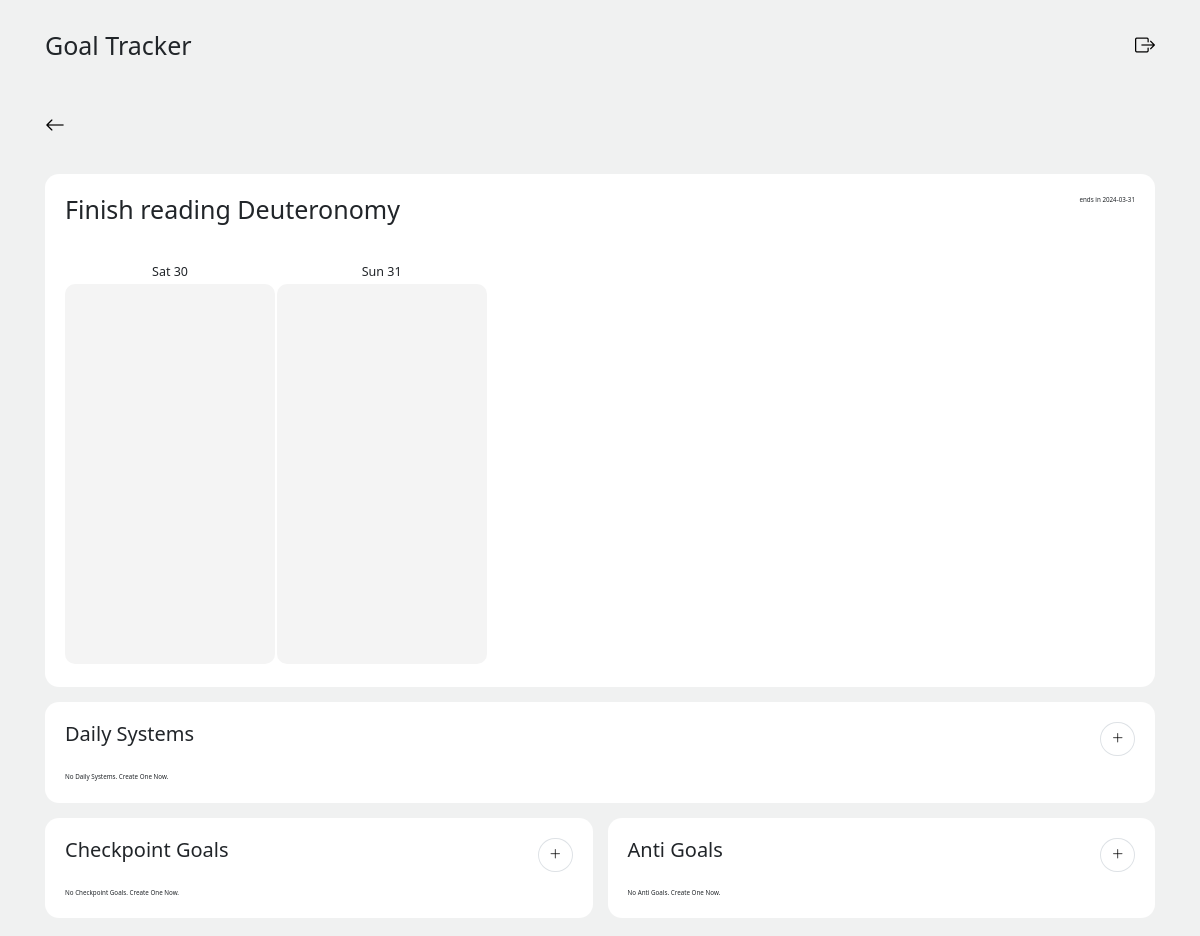
The page /big-goal/Finish reading Deuteronomy (signed in) on the database as committed earlier.
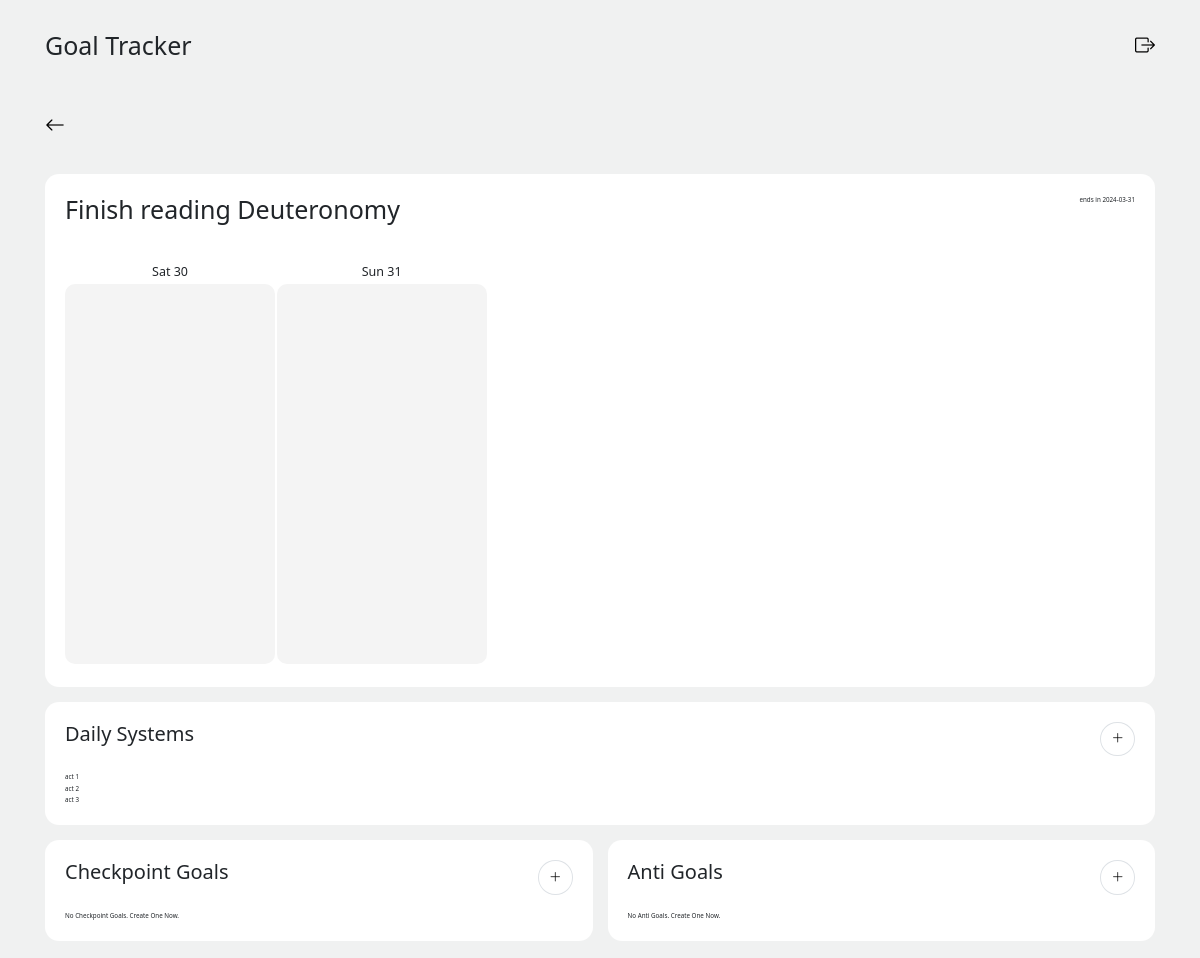
The same page on the database as committed later.
### goals_tracker/models.py (models this page shows, shortened)
class BaseModel(models.Model):
    title = models.CharField(max_length=300)
    description = models.TextField(blank=True)
    class Meta:
        abstract = True

class BigGoal(BaseModel):
    user = models.ForeignKey(User, on_delete=models.CASCADE)
    start = models.DateField(default=date.today)
    deadline = models.DateField()
    def serialize(self):
        return {
            "id": self.id,
            "user": self.user.username,
            "title": self.title,
            "description": self.description,
            "start": self.start.strftime("%Y-%m-%d"),
            "deadline": self.deadline.strftime("%Y-%m-%d"),
        }

class DailySystem(models.Model):
    big_goal = models.ForeignKey(BigGoal, on_delete=models.CASCADE)
    action = models.CharField(max_length=300)
    def serialize(self):
        return {
            "id": self.id,
            "big_goal": self.big_goal.title,
            "action": self.action,
        }

### goals_tracker/views.py (the view)
# urls.py: path("big-goal/<str:title>", views.big_goal, name="big_goal"),
def big_goal(request, title):
   if request.method == "GET":
      original_title = title.replace('-', ' ')
      big_goal = get_object_or_404(BigGoal, user=request.user, title=original_title)
      big_goal_data = big_goal.serialize()
      start_date = datetime.strptime(big_goal_data["start"], "%Y-%m-%d")
      end_date = datetime.strptime(big_goal_data["deadline"], "%Y-%m-%d")
      all_dates = []
      for i in range((end_date - start_date).days + 1):
         current_date = start_date + timedelta(days=i)
         if current_date.day == 1:
            all_dates.append(current_date.strftime('%m %a %d'))
         else:
            all_dates.append(current_date.strftime('%a %d'))
      timeline = {
         "start": start_date.strftime('%B %d, %Y'),
         "deadline": end_date.strftime('%B %d, %Y'),
         "all_dates": all_dates,
      }
      checkpoint_goals = CheckpointGoal.objects.filter(big_goal=big_goal)
      checkpoint_goals_data = []
      for cp_goal in checkpoint_goals:
         data = cp_goal.serialize()
         checkpoint_goals_data.append(data)
      daily_systems = DailySystem.objects.filter(big_goal=big_goal)
      daily_systems_data = []
      for system in daily_systems:
         data = system.serialize()
         daily_systems_data.append(data)
      anti_goals = AntiGoal.objects.filter(big_goal=big_goal)
      anti_goals_data = []
      for anti_goal in anti_goals:
         data = anti_goal.serialize()
         anti_goals_data.append(data)
      return render(request, "goals_tracker/big_goal_page.html", {
         "title_unedited": title,
         "title": original_title,
         "big_goal": big_goal_data,
         "timeline": timeline,
         "checkpoint_goals": checkpoint_goals_data,
         "daily_systems": daily_systems_data,
         "anti_goals": anti_goals_data,
      })

### goals_tracker/templates/goals_tracker/big_goal_page.html (shortened to what this page needs)
{% extends "goals_tracker/layout.html" %}  {% block body %}
<main class="py-1" id="big-goal-page">
  <div class="align-self-center mb-5">
    <a href="{% url 'goals_tracker:index' %}">
      <button class="border-0 bg-transparent fs-2">
        <i class="bi bi-arrow-left"></i>
      </button>
    </a>
  </div>
  <div class="">
    <section class="big-goal-section box-radius">
      <div class="d-flex justify-content-between">
        <h1>{{ big_goal.title }}</h1>
        <span>ends in {{ big_goal.deadline }}</span>
      </div>
      <div>
        <div class="mt-5">
          <div class="timeline" id="timeline">
            {% for date in timeline.all_dates %}
            <div class="timeline-item">
              <div class="timeline-item--head">
                <h5 class="text-center">
                  {% if date|length >= 8 %}
                    {{ date|slice:"3:" }}
                  {% else %}
                    {{ date }}
                  {% endif %}
                </h5>
              </div>
              <div class="timeline-item--body"></div>
            </div>
            {% endfor %}
          </div>
        </div>
      </div>
    </section>
    <section class="daily-systems-section box-radius mt-4">
      <div class="d-flex justify-content-between mb-4">
        <h2>Daily Systems</h2>
        <button
          class="border bg-transparent py-2 px-3 fs-5 rounded-circle"
          id="open-daily-system-modal"
        >
          <i class="bi bi-plus-lg"></i>
        </button>
      </div>
      {% for system in daily_systems %}
        <div>{{ system.action }}</div>
      {% empty %}
        <div>No Daily Systems. Create One Now.</div>
      {% endfor %}
    </section>
  </div>
  <div class="row g-0 gap-4 mt-4">
    <section class="col-md checkpoint-goals-section box-radius">
      <div class="d-flex justify-content-between mb-4">
        <h2>Checkpoint Goals</h2>
        <button
          class="border bg-transparent py-2 px-3 fs-5 rounded-circle"
          id="open-checkpoint-goal-modal"
        >
          <i class="bi bi-plus-lg"></i>
        </button>
      </div>
      {% for goal in checkpoint_goals %}
      <div>{{ goal }}</div>
      {% empty %}
      <div>No Checkpoint Goals. Create One Now.</div>
      {% endfor %}
    </section>
    <section class="col-md anti-goals-section box-radius">
      <div class="d-flex justify-content-between mb-4">
        <h2>Anti Goals</h2>
        <button
          class="border bg-transparent py-2 px-3 fs-5 rounded-circle"
          id="open-anti-goal-modal"
        >
          <i class="bi bi-plus-lg"></i>
        </button>
      </div>
      {% for goal in anti_goals %}
      <div>{{ goal }}</div>
      {% empty %}
      <div>No Anti Goals. Create One Now.</div>
      {% endfor %}
    </section>
  </div>
</main>
{% endblock %}

### goals_tracker/templates/goals_tracker/layout.html (shortened to what this page needs)
{% load static %}
<!DOCTYPE html>
<html lang="en">
  <head>
    <link
      href="https://cdn.jsdelivr.net/npm/bootstrap@5.3.2/dist/css/bootstrap.min.css"
      rel="stylesheet"
    />
    <link
      rel="stylesheet"
      href="https://cdn.jsdelivr.net/npm/bootstrap-icons@1.11.3/font/bootstrap-icons.min.css"
    />
    <link href="{% static 'goals_tracker/styles.css' %}" rel="stylesheet" />
  </head>
  <body>
    <div class="container-xl p-4">
      {% block header %}
      <header class="d-flex justify-content-between mb-5 header-height">
        <div class="align-self-center">
          <p class="display-6 m-0">Goal Tracker</p>
        </div>
        <div class="align-self-center">
          <a href="{% url 'goals_tracker:logout' %}">
            <button class="border-0 bg-transparent fs-2">
              <i class="bi bi-box-arrow-right"></i>
            </button>
          </a>
        </div>
      </header>
      {% endblock %} {% block body %} {% endblock %}
    </div>
  </body>
</html>

### goals_tracker/static/goals_tracker/styles.css (style rules this page uses)
:root { --body-bg: #f0f1f1; --white-bg: #ffffff; }
* { margin: 0; padding: 0; box-sizing: border-box; }
body, html { font-size: 62.5%; line-height: 1.8; background-color: var(--body-bg); }
.box-radius { border-radius: 1.4rem; }
.header-height { height: 60px; }
.big-goal-section, .daily-systems-section, .checkpoint-goals-section, .anti-goals-section { padding: 2rem; background-color: var(--white-bg); }
.timeline { background-color: transparent; overflow: scroll; white-space: nowrap; }
.timeline-item { display: inline-block; }
.timeline-item--body { width: 21rem; height: 38rem; background-color: #f4f4f4; border-radius: 1rem; overflow: scroll; }

Rows that differ between the two databases and show on the page:
added DailySystem: action "act 1"
added DailySystem: action "act 2"
added DailySystem: action "act 3"
Other text that changed with them:
text no longer shown: "No Daily Systems. Create One Now."
